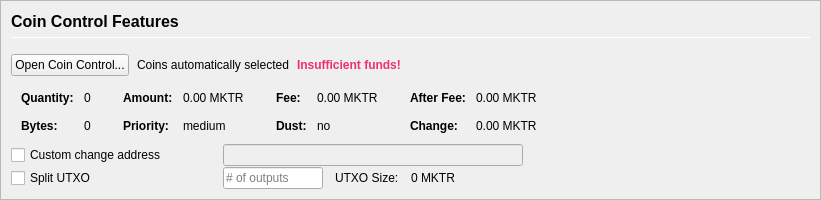
         <widget class="QFrame" name="frameCoinControl">
          <property name="sizePolicy">
           <sizepolicy hsizetype="Expanding" vsizetype="Expanding">
            <horstretch>0</horstretch>
            <verstretch>0</verstretch>
           </sizepolicy>
          </property>
          <property name="maximumSize">
           <size>
            <width>16777215</width>
            <height>16777215</height>
           </size>
          </property>
          <property name="frameShape">
           <enum>QFrame::StyledPanel</enum>
          </property>
          <property name="frameShadow">
           <enum>QFrame::Sunken</enum>
          </property>
          <layout class="QVBoxLayout" name="verticalLayoutCoinControl2">
           <property name="spacing">
            <number>0</number>
           </property>
           <property name="leftMargin">
            <number>0</number>
           </property>
           <property name="topMargin">
            <number>0</number>
           </property>
           <property name="rightMargin">
            <number>0</number>
           </property>
           <property name="bottomMargin">
            <number>0</number>
           </property>
           <item>
            <widget class="QFrame" name="frameCoinControl_BG">
             <layout class="QVBoxLayout" name="verticalLayoutCoinControl" stretch="0,0,0,0,0,0">
              <property name="spacing">
               <number>1</number>
              </property>
              <property name="leftMargin">
               <number>10</number>
              </property>
              <property name="topMargin">
               <number>10</number>
              </property>
              <item>
               <layout class="QHBoxLayout" name="horizontalLayoutCoinControl1">
                <property name="bottomMargin">
                 <number>15</number>
                </property>
                <item>
                 <layout class="QVBoxLayout" name="verticalLayout_3">
                  <property name="spacing">
                   <number>6</number>
                  </property>
                  <item>
                   <widget class="QLabel" name="labelCoinControlFeatures">
                    <property name="sizePolicy">
                     <sizepolicy hsizetype="Preferred" vsizetype="Maximum">
                      <horstretch>0</horstretch>
                      <verstretch>0</verstretch>
                     </sizepolicy>
                    </property>
                    <property name="minimumSize">
                     <size>
                      <width>0</width>
                      <height>20</height>
                     </size>
                    </property>
                    <property name="font">
                     <font>
                      <pointsize>12</pointsize>
                      <weight>75</weight>
                      <bold>true</bold>
                     </font>
                    </property>
                    <property name="styleSheet">
                     <string notr="true">font-weight:bold;</string>
                    </property>
                    <property name="text">
                     <string>Coin Control Features</string>
                    </property>
                   </widget>
                  </item>
                  <item>
                   <widget class="Line" name="line">
                    <property name="minimumSize">
                     <size>
                      <width>0</width>
                      <height>1</height>
                     </size>
                    </property>
                    <property name="maximumSize">
                     <size>
                      <width>16777215</width>
                      <height>1</height>
                     </size>
                    </property>
                    <property name="orientation">
                     <enum>Qt::Horizontal</enum>
                    </property>
                   </widget>
                  </item>
                 </layout>
                </item>
               </layout>
              </item>
              <item>
               <layout class="QHBoxLayout" name="horizontalLayoutCoinControl2" stretch="0,0,0,0">
                <property name="spacing">
                 <number>8</number>
                </property>
                <property name="bottomMargin">
                 <number>10</number>
                </property>
                <item>
                 <widget class="QPushButton" name="pushButtonCoinControl">
                  <property name="styleSheet">
                   <string notr="true"/>
                  </property>
                  <property name="text">
                   <string>Open Coin Control...</string>
                  </property>
                  <property name="autoDefault">
                   <bool>false</bool>
                  </property>
                 </widget>
                </item>
                <item>
                 <widget class="QLabel" name="labelCoinControlAutomaticallySelected">
                  <property name="text">
                   <string>Coins automatically selected</string>
                  </property>
                  <property name="margin">
                   <number>5</number>
                  </property>
                 </widget>
                </item>
                <item>
                 <widget class="QLabel" name="labelCoinControlInsuffFunds">
                  <property name="font">
                   <font>
                    <weight>75</weight>
                    <bold>true</bold>
                   </font>
                  </property>
                  <property name="styleSheet">
                   <string notr="true">color: #ee2f77;font-weight:bold;</string>
                  </property>
                  <property name="text">
                   <string>Insufficient funds!</string>
                  </property>
                  <property name="margin">
                   <number>5</number>
                  </property>
                 </widget>
                </item>
                <item>
                 <spacer name="horizontalSpacerCoinControl">
                  <property name="orientation">
                   <enum>Qt::Horizontal</enum>
                  </property>
                  <property name="sizeHint" stdset="0">
                   <size>
                    <width>40</width>
                    <height>1</height>
                   </size>
                  </property>
                 </spacer>
                </item>
               </layout>
              </item>
              <item>
               <widget class="QWidget" name="widgetCoinControl" native="true">
                <property name="sizePolicy">
                 <sizepolicy hsizetype="Preferred" vsizetype="Preferred">
                  <horstretch>0</horstretch>
                  <verstretch>0</verstretch>
                 </sizepolicy>
                </property>
                <property name="minimumSize">
                 <size>
                  <width>0</width>
                  <height>0</height>
                 </size>
                </property>
                <property name="styleSheet">
                 <string notr="true"/>
                </property>
                <layout class="QHBoxLayout" name="horizontalLayoutCoinControl5">
                 <property name="leftMargin">
                  <number>0</number>
                 </property>
                 <property name="topMargin">
                  <number>0</number>
                 </property>
                 <property name="rightMargin">
                  <number>0</number>
                 </property>
                 <property name="bottomMargin">
                  <number>0</number>
                 </property>
                 <item>
                  <layout class="QHBoxLayout" name="horizontalLayoutCoinControl3" stretch="0,0,0,1">
                   <property name="spacing">
                    <number>20</number>
                   </property>
                   <property name="topMargin">
                    <number>0</number>
                   </property>
                   <property name="bottomMargin">
                    <number>10</number>
                   </property>
                   <item>
                    <layout class="QFormLayout" name="formLayoutCoinControl1">
                     <property name="horizontalSpacing">
                      <number>10</number>
                     </property>
                     <property name="verticalSpacing">
                      <number>14</number>
                     </property>
                     <property name="leftMargin">
                      <number>10</number>
                     </property>
                     <property name="topMargin">
                      <number>4</number>
                     </property>
                     <property name="rightMargin">
                      <number>6</number>
                     </property>
                     <item row="0" column="0">
                      <widget class="QLabel" name="labelCoinControlQuantityText">
                       <property name="font">
                        <font>
                         <weight>75</weight>
                         <bold>true</bold>
                        </font>
                       </property>
                       <property name="text">
                        <string>Quantity:</string>
                       </property>
                       <property name="margin">
                        <number>0</number>
                       </property>
                      </widget>
                     </item>
                     <item row="0" column="1">
                      <widget class="QLabel" name="labelCoinControlQuantity">
                       <property name="cursor">
                        <cursorShape>IBeamCursor</cursorShape>
                       </property>
                       <property name="contextMenuPolicy">
                        <enum>Qt::ActionsContextMenu</enum>
                       </property>
                       <property name="text">
                        <string notr="true">0</string>
                       </property>
                       <property name="margin">
                        <number>0</number>
                       </property>
                       <property name="textInteractionFlags">
                        <set>Qt::LinksAccessibleByMouse|Qt::TextSelectableByKeyboard|Qt::TextSelectableByMouse</set>
                       </property>
                      </widget>
                     </item>
                     <item row="1" column="0">
                      <widget class="QLabel" name="labelCoinControlBytesText">
                       <property name="font">
                        <font>
                         <weight>75</weight>
                         <bold>true</bold>
                        </font>
                       </property>
                       <property name="text">
                        <string>Bytes:</string>
                       </property>
                      </widget>
                     </item>
                     <item row="1" column="1">
                      <widget class="QLabel" name="labelCoinControlBytes">
                       <property name="cursor">
                        <cursorShape>IBeamCursor</cursorShape>
                       </property>
                       <property name="contextMenuPolicy">
                        <enum>Qt::ActionsContextMenu</enum>
                       </property>
                       <property name="text">
                        <string notr="true">0</string>
                       </property>
                       <property name="textInteractionFlags">
                        <set>Qt::LinksAccessibleByMouse|Qt::TextSelectableByKeyboard|Qt::TextSelectableByMouse</set>
                       </property>
                      </widget>
                     </item>
                    </layout>
                   </item>
                   <item>
                    <layout class="QFormLayout" name="formLayoutCoinControl2">
                     <property name="horizontalSpacing">
                      <number>10</number>
                     </property>
                     <property name="verticalSpacing">
                      <number>14</number>
                     </property>
                     <property name="leftMargin">
                      <number>6</number>
                     </property>
                     <property name="topMargin">
                      <number>4</number>
                     </property>
                     <property name="rightMargin">
                      <number>6</number>
                     </property>
                     <item row="0" column="0">
                      <widget class="QLabel" name="labelCoinControlAmountText">
                       <property name="font">
                        <font>
                         <weight>75</weight>
                         <bold>true</bold>
                        </font>
                       </property>
                       <property name="text">
                        <string>Amount:</string>
                       </property>
                       <property name="margin">
                        <number>0</number>
                       </property>
                      </widget>
                     </item>
                     <item row="0" column="1">
                      <widget class="QLabel" name="labelCoinControlAmount">
                       <property name="cursor">
                        <cursorShape>IBeamCursor</cursorShape>
                       </property>
                       <property name="contextMenuPolicy">
                        <enum>Qt::ActionsContextMenu</enum>
                       </property>
                       <property name="text">
                        <string notr="true">0.00 MKTR</string>
                       </property>
                       <property name="textInteractionFlags">
                        <set>Qt::LinksAccessibleByMouse|Qt::TextSelectableByKeyboard|Qt::TextSelectableByMouse</set>
                       </property>
                      </widget>
                     </item>
                     <item row="1" column="0">
                      <widget class="QLabel" name="labelCoinControlPriorityText">
                       <property name="font">
                        <font>
                         <weight>75</weight>
                         <bold>true</bold>
                        </font>
                       </property>
                       <property name="text">
                        <string>Priority:</string>
                       </property>
                      </widget>
                     </item>
                     <item row="1" column="1">
                      <widget class="QLabel" name="labelCoinControlPriority">
                       <property name="cursor">
                        <cursorShape>IBeamCursor</cursorShape>
                       </property>
                       <property name="contextMenuPolicy">
                        <enum>Qt::ActionsContextMenu</enum>
                       </property>
                       <property name="text">
                        <string>medium</string>
                       </property>
                       <property name="textInteractionFlags">
                        <set>Qt::LinksAccessibleByMouse|Qt::TextSelectableByKeyboard|Qt::TextSelectableByMouse</set>
                       </property>
                      </widget>
                     </item>
                    </layout>
                   </item>
                   <item>
                    <layout class="QFormLayout" name="formLayoutCoinControl3">
                     <property name="horizontalSpacing">
                      <number>10</number>
                     </property>
                     <property name="verticalSpacing">
                      <number>14</number>
                     </property>
                     <property name="leftMargin">
                      <number>6</number>
                     </property>
                     <property name="topMargin">
                      <number>4</number>
                     </property>
                     <property name="rightMargin">
                      <number>6</number>
                     </property>
                     <item row="0" column="0">
                      <widget class="QLabel" name="labelCoinControlFeeText">
                       <property name="font">
                        <font>
                         <weight>75</weight>
                         <bold>true</bold>
                        </font>
                       </property>
                       <property name="text">
                        <string>Fee:</string>
                       </property>
                       <property name="margin">
                        <number>0</number>
                       </property>
                      </widget>
                     </item>
                     <item row="0" column="1">
                      <widget class="QLabel" name="labelCoinControlFee">
                       <property name="cursor">
                        <cursorShape>IBeamCursor</cursorShape>
                       </property>
                       <property name="contextMenuPolicy">
                        <enum>Qt::ActionsContextMenu</enum>
                       </property>
                       <property name="text">
                        <string notr="true">0.00 MKTR</string>
                       </property>
                       <property name="textInteractionFlags">
                        <set>Qt::LinksAccessibleByMouse|Qt::TextSelectableByKeyboard|Qt::TextSelectableByMouse</set>
                       </property>
                      </widget>
                     </item>
                     <item row="1" column="0">
                      <widget class="QLabel" name="labelCoinControlLowOutputText">
                       <property name="font">
                        <font>
                         <weight>75</weight>
                         <bold>true</bold>
                        </font>
                       </property>
                       <property name="text">
                        <string>Dust:</string>
                       </property>
                      </widget>
                     </item>
                     <item row="1" column="1">
                      <widget class="QLabel" name="labelCoinControlLowOutput">
                       <property name="cursor">
                        <cursorShape>IBeamCursor</cursorShape>
                       </property>
                       <property name="contextMenuPolicy">
                        <enum>Qt::ActionsContextMenu</enum>
                       </property>
                       <property name="text">
                        <string>no</string>
                       </property>
                       <property name="textInteractionFlags">
                        <set>Qt::LinksAccessibleByMouse|Qt::TextSelectableByKeyboard|Qt::TextSelectableByMouse</set>
                       </property>
                      </widget>
                     </item>
                    </layout>
                   </item>
                   <item>
                    <layout class="QFormLayout" name="formLayoutCoinControl4">
                     <property name="horizontalSpacing">
                      <number>10</number>
                     </property>
                     <property name="verticalSpacing">
                      <number>14</number>
                     </property>
                     <property name="leftMargin">
                      <number>6</number>
                     </property>
                     <property name="topMargin">
                      <number>4</number>
                     </property>
                     <property name="rightMargin">
                      <number>6</number>
                     </property>
                     <item row="0" column="0">
                      <widget class="QLabel" name="labelCoinControlAfterFeeText">
                       <property name="font">
                        <font>
                         <weight>75</weight>
                         <bold>true</bold>
                        </font>
                       </property>
                       <property name="text">
                        <string>After Fee:</string>
                       </property>
                       <property name="margin">
                        <number>0</number>
                       </property>
                      </widget>
                     </item>
                     <item row="0" column="1">
                      <widget class="QLabel" name="labelCoinControlAfterFee">
                       <property name="cursor">
                        <cursorShape>IBeamCursor</cursorShape>
                       </property>
                       <property name="contextMenuPolicy">
                        <enum>Qt::ActionsContextMenu</enum>
                       </property>
                       <property name="text">
                        <string notr="true">0.00 MKTR</string>
                       </property>
                       <property name="textInteractionFlags">
                        <set>Qt::LinksAccessibleByMouse|Qt::TextSelectableByKeyboard|Qt::TextSelectableByMouse</set>
                       </property>
                      </widget>
                     </item>
                     <item row="1" column="0">
                      <widget class="QLabel" name="labelCoinControlChangeText">
                       <property name="font">
                        <font>
                         <weight>75</weight>
                         <bold>true</bold>
                        </font>
                       </property>
                       <property name="text">
                        <string>Change:</string>
                       </property>
                      </widget>
                     </item>
                     <item row="1" column="1">
                      <widget class="QLabel" name="labelCoinControlChange">
                       <property name="cursor">
                        <cursorShape>IBeamCursor</cursorShape>
                       </property>
                       <property name="contextMenuPolicy">
                        <enum>Qt::ActionsContextMenu</enum>
                       </property>
                       <property name="text">
                        <string notr="true">0.00 MKTR</string>
                       </property>
                       <property name="textInteractionFlags">
                        <set>Qt::LinksAccessibleByMouse|Qt::TextSelectableByKeyboard|Qt::TextSelectableByMouse</set>
                       </property>
                      </widget>
                     </item>
                    </layout>
                   </item>
                  </layout>
                 </item>
                </layout>
               </widget>
              </item>
              <item>
               <layout class="QHBoxLayout" name="horizontalLayoutCoinControl4">
                <property name="spacing">
                 <number>12</number>
                </property>
                <property name="sizeConstraint">
                 <enum>QLayout::SetDefaultConstraint</enum>
                </property>
                <property name="topMargin">
                 <number>0</number>
                </property>
                <property name="rightMargin">
                 <number>0</number>
                </property>
                <item>
                 <widget class="QCheckBox" name="checkBoxCoinControlChange">
                  <property name="sizePolicy">
                   <sizepolicy hsizetype="Preferred" vsizetype="Preferred">
                    <horstretch>0</horstretch>
                    <verstretch>0</verstretch>
                   </sizepolicy>
                  </property>
                  <property name="minimumSize">
                   <size>
                    <width>200</width>
                    <height>0</height>
                   </size>
                  </property>
                  <property name="maximumSize">
                   <size>
                    <width>200</width>
                    <height>16777215</height>
                   </size>
                  </property>
                  <property name="toolTip">
                   <string>If this is activated, but the change address is empty or invalid, change will be sent to a newly generated address.</string>
                  </property>
                  <property name="text">
                   <string>Custom change address</string>
                  </property>
                 </widget>
                </item>
                <item>
                 <widget class="QValidatedLineEdit" name="lineEditCoinControlChange">
                  <property name="enabled">
                   <bool>false</bool>
                  </property>
                  <property name="sizePolicy">
                   <sizepolicy hsizetype="Preferred" vsizetype="Preferred">
                    <horstretch>0</horstretch>
                    <verstretch>0</verstretch>
                   </sizepolicy>
                  </property>
                  <property name="minimumSize">
                   <size>
                    <width>300</width>
                    <height>0</height>
                   </size>
                  </property>
                 </widget>
                </item>
                <item>
                 <widget class="QLabel" name="labelCoinControlChangeLabel">
                  <property name="sizePolicy">
                   <sizepolicy hsizetype="Preferred" vsizetype="Preferred">
                    <horstretch>0</horstretch>
                    <verstretch>0</verstretch>
                   </sizepolicy>
                  </property>
                  <property name="minimumSize">
                   <size>
                    <width>100</width>
                    <height>0</height>
                   </size>
                  </property>
                  <property name="text">
                   <string/>
                  </property>
                  <property name="margin">
                   <number>3</number>
                  </property>
                 </widget>
                </item>
               </layout>
              </item>
              <item>
               <layout class="QHBoxLayout" name="horizontalLayoutCoinControl6">
                <property name="spacing">
                 <number>12</number>
                </property>
                <property name="rightMargin">
                 <number>0</number>
                </property>
                <item>
                 <widget class="QCheckBox" name="splitBlockCheckBox">
                  <property name="sizePolicy">
                   <sizepolicy hsizetype="Preferred" vsizetype="Preferred">
                    <horstretch>0</horstretch>
                    <verstretch>0</verstretch>
                   </sizepolicy>
                  </property>
                  <property name="minimumSize">
                   <size>
                    <width>200</width>
                    <height>0</height>
                   </size>
                  </property>
                  <property name="maximumSize">
                   <size>
                    <width>200</width>
                    <height>16777215</height>
                   </size>
                  </property>
                  <property name="text">
                   <string>Split UTXO</string>
                  </property>
                 </widget>
                </item>
                <item>
                 <widget class="QLineEdit" name="splitBlockLineEdit">
                  <property name="sizePolicy">
                   <sizepolicy hsizetype="Preferred" vsizetype="Preferred">
                    <horstretch>50</horstretch>
                    <verstretch>0</verstretch>
                   </sizepolicy>
                  </property>
                  <property name="minimumSize">
                   <size>
                    <width>100</width>
                    <height>0</height>
                   </size>
                  </property>
                  <property name="maximumSize">
                   <size>
                    <width>100</width>
                    <height>16777215</height>
                   </size>
                  </property>
                  <property name="placeholderText">
                   <string># of outputs</string>
                  </property>
                 </widget>
                </item>
                <item>
                 <widget class="QLabel" name="labelBlockSizeText">
                  <property name="text">
                   <string>UTXO Size:</string>
                  </property>
                 </widget>
                </item>
                <item>
                 <widget class="QLabel" name="labelBlockSize">
                  <property name="text">
                   <string>0 MKTR</string>
                  </property>
                 </widget>
                </item>
                <item>
                 <spacer name="horizontalSpacer_7">
                  <property name="orientation">
                   <enum>Qt::Horizontal</enum>
                  </property>
                  <property name="sizeHint" stdset="0">
                   <size>
                    <width>40</width>
                    <height>20</height>
                   </size>
                  </property>
                 </spacer>
                </item>
               </layout>
              </item>
              <item>
               <spacer name="verticalSpacerCoinControl">
                <property name="orientation">
                 <enum>Qt::Vertical</enum>
                </property>
                <property name="sizeHint" stdset="0">
                 <size>
                  <width>800</width>
                  <height>1</height>
                 </size>
                </property>
               </spacer>
              </item>
             </layout>
            </widget>
           </item>
          </layout>
         </widget>
